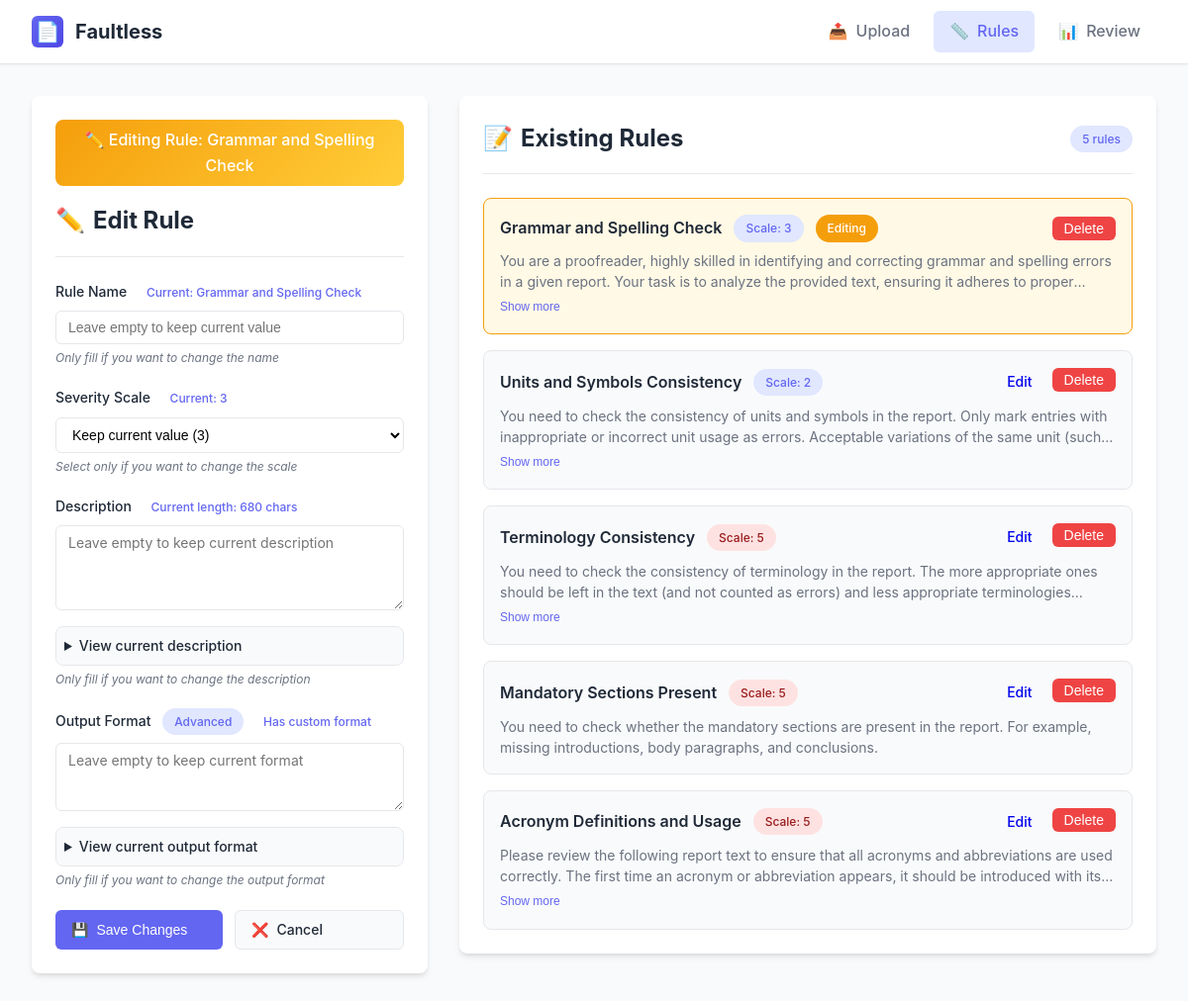
The page /rule/edit/1/ on the database its author committed.
### faultless/models.py (models this page shows, shortened)
class Rules(models.Model):
    id = models.AutoField(primary_key=True)
    name = models.CharField(max_length=30)
    scale = models.IntegerField()
    description = models.TextField()
    def default_output_format():
        data = {
            'matches': [
                {
                    'error_type': 'error name(only use the name i gave you)',
                    'message': 'simple description of the error and how to correct it',
                    'original': 'the error word or phrase or sentence(depend on different type of error)',
                    'occurrence_index': 'occurrence times of the error',
                },
            ]
        }
        return data
    output_format = models.JSONField(default=default_output_format)

### faultless/views.py (the view, shortened to what this page needs)
# urls.py: path('rule/edit/<int:rule_id>/', edit_rule, name='edit_rule'),
def edit_rule(request, rule_id):
    rule = get_object_or_404(Rules, pk=rule_id)
    data = Rules.objects.all().values()
    context = {"allrules": data, "editing_rule": rule, "is_editing": True}
    return render(request, "faultless/rule.html", context)

### faultless/templates/faultless/rule.html (shortened to what this page needs)
{% load static %}
{% load widget_tweaks %}
<!DOCTYPE html>
<html lang="en">
<head>
    <link rel="stylesheet" href="{% static 'css/styles.css' %}">
</head>
<body>
    <nav class="navbar">
        <div class="navbar-content">
            <a href="{% url 'file_manager' %}" class="navbar-brand">
                <div class="navbar-brand-icon">📄</div>
                <span>Faultless</span>
            </a>
            <div class="navbar-nav" id="navbarNav">
                <a href="{% url 'file_manager' %}" class="nav-link">
                    <span>📤</span> Upload
                </a>
                <a href="{% url 'get_rule' %}" class="nav-link active">
                    <span>📏</span> Rules
                </a>
                <a href="{% url 'view_details' %}" class="nav-link">
                    <span>📊</span> Review
                </a>
            </div>
        </div>
    </nav>
    <div class="container">
        <div class="rules-grid">
            <div class="card form-card">
                {% if is_editing %}
                <div class="form-mode-indicator">
                    <span>✏️</span> Editing Rule: {{ editing_rule.name }}
                </div>
                {% endif %}
                <div class="card-header">
                    <h2 class="card-title">
                        {% if is_editing %}
                            <span>✏️</span> Edit Rule
                        {% else %}
                            <span>➕</span> Add New Rule
                        {% endif %}
                    </h2>
                </div>
                {% if is_editing %}
                <form method="post">
                    <div class="form-group">
                        <label for="name" class="form-label">
                            Rule Name
                            <span class="current-value">Current: {{ editing_rule.name }}</span>
                        </label>
                        <input type="text" name="name" class="form-control{% if form.name.errors %} is-invalid{% endif %}" placeholder="Leave empty to keep current value">
                        <p class="form-hint">Only fill if you want to change the name</p>
                    </div>
                    <div class="form-group">
                        <label for="scale" class="form-label">
                            Severity Scale
                            <span class="current-value">Current: {{ editing_rule.scale }}</span>
                        </label>
                        <select name="scale" class="form-control{% if form.scale.errors %} is-invalid{% endif %}">
                            <option value="">Keep current value ({{ editing_rule.scale }})</option>
                        </select>
                        <p class="form-hint">Select only if you want to change the scale</p>
                    </div>
                    <div class="form-group">
                        <label for="description" class="form-label">
                            Description
                            <span class="current-value">Current length: {{ editing_rule.description|length }} chars</span>
                        </label>
                        <textarea name="description" class="form-control{% if form.description.errors %} is-invalid{% endif %}" rows="4" placeholder="Leave empty to keep current description"></textarea>
                        <details class="current-description">
                            <summary>View current description</summary>
                        </details>
                        <p class="form-hint">Only fill if you want to change the description</p>
                    </div>
                    <div class="form-group">
                        <label for="output_format" class="form-label">
                            Output Format
                            <span class="badge badge-primary" style="margin-left: 0.5rem;">Advanced</span>
                            {% if editing_rule.output_format %}
                                <span class="current-value">Has custom format</span>
                            {% else %}
                                <span class="current-value">Using default</span>
                            {% endif %}
                        </label>
                        <textarea name="output_format" class="form-control{% if form.output_format.errors %} is-invalid{% endif %}" rows="3" placeholder="Leave empty to keep current format"></textarea>
                        {% if editing_rule.output_format %}
                        <details class="current-format">
                            <summary>View current output format</summary>
                        </details>
                        {% endif %}
                        <p class="form-hint">Only fill if you want to change the output format</p>
                    </div>
                    <div class="form-actions">
                        <button type="submit" class="btn btn-primary">
                            <span>💾</span> Save Changes
                        </button>
                        <a href="{% url 'get_rule' %}" class="btn btn-cancel">
                            <span>❌</span> Cancel
                        </a>
                    </div>
                </form>
                {% endif %}
            </div>
            <div class="card">
                <div class="card-header">
                    <h2 class="card-title">
                        <span>📝</span> Existing Rules
                        <span class="badge badge-primary" style="margin-left: auto;">{{ allrules|length }} rules</span>
                    </h2>
                </div>
                {% if allrules %}
                <div class="rules-list">
                    {% for rule in allrules %}
                    <div class="rule-item {% if is_editing and editing_rule.id == rule.id %}editing{% endif %}">
                        <div class="rule-header">
                            <div class="rule-title-group">
                                <span class="rule-name">{{ rule.name }}</span>
                                <span class="badge {% if rule.scale >= 4 %}badge-danger{% elif rule.scale >= 2 %}badge-primary{% else %}badge-success{% endif %}">
                                    Scale: {{ rule.scale }}
                                </span>
                                {% if is_editing and editing_rule.id == rule.id %}
                                <span class="badge" style="background-color: var(--warning-color); color: white;">
                                    Editing
                                </span>
                                {% endif %}
                            </div>
                            <div class="rule-actions">
                                {% if not is_editing or editing_rule.id != rule.id %}
                                <a href="{% url 'edit_rule' rule.id %}" class="btn btn-secondary" style="padding: 0.25rem 0.75rem;">
                                    Edit
                                </a>
                                {% endif %}
                                <form method="post" style="margin: 0;">
                                    <button type="submit" class="btn btn-danger" style="padding: 0.25rem 0.75rem;">
                                        Delete
                                    </button>
                                </form>
                            </div>
                        </div>
                        <div class="rule-description-wrapper">
                            <p class="rule-description {% if rule.description|length > 150 %}collapsed{% endif %}" id="desc-{{ rule.id }}">
                                {{ rule.description }}
                            </p>
                            {% if rule.description|length > 150 %}
                            <button class="expand-btn" onclick="toggleDescription('{{ rule.id }}')">
                                <span id="btn-text-{{ rule.id }}">Show more</span>
                            </button>
                            {% endif %}
                        </div>
                    </div>
                    {% endfor %}
                </div>
                {% else %}
                <div class="empty-state">
                    <div class="empty-state-icon">📋</div>
                    <p>No rules defined yet.</p>
                    <p style="margin-top: 0.5rem;">Add your first rule to start proofreading!</p>
                </div>
                {% endif %}
            </div>
        </div>
    </div>
</body>
</html>

### static/css/styles.css (style rules this page uses)
:root { --primary-color: #6366f1; --primary-hover: #4f46e5; --primary-light: #e0e7ff; --success-color: #10b981; --success-hover: #059669; --danger-color: #ef4444; --danger-hover: #dc2626; --warning-color: #f59e0b; --text-primary: #1f2937; --text-secondary: #6b7280; --bg-primary: #ffffff; --bg-secondary: #f9fafb; --bg-tertiary: #f3f4f6; --border-color: #e5e7eb; --shadow-sm: 0 1px 2px 0 rgba(0, 0, 0, 0.05); --shadow-md: 0 4px 6px -1px rgba(0, 0, 0, 0.1), 0 2px 4px -1px rgba(0, 0, 0, 0.06); --shadow-lg: 0 10px 15px -3px rgba(0, 0, 0, 0.1), 0 4px 6px -2px rgba(0, 0, 0, 0.05); --border-radius: 0.5rem; }
* { margin: 0; padding: 0; box-sizing: border-box; }
body { font-family: -apple-system, BlinkMacSystemFont, 'Segoe UI', Roboto, 'Helvetica Neue', Arial, sans-serif; background-color: var(--bg-secondary); color: var(--text-primary); line-height: 1.6; }
.navbar { background-color: var(--bg-primary); border-bottom: 1px solid var(--border-color); position: sticky; top: 0; z-index: 1000; box-shadow: var(--shadow-sm); }
.navbar-content { max-width: 1280px; margin: 0 auto; padding: 0 2rem; display: flex; justify-content: space-between; align-items: center; height: 4rem; }
.navbar-brand { display: flex; align-items: center; gap: 0.75rem; font-size: 1.25rem; font-weight: 700; color: var(--text-primary); text-decoration: none; }
.navbar-brand-icon { width: 2rem; height: 2rem; background: linear-gradient(135deg, var(--primary-color), var(--primary-hover)); border-radius: 0.375rem; display: flex; align-items: center; justify-content: center; color: white; font-size: 1.25rem; }
.navbar-nav { display: flex; gap: 0.5rem; }
.nav-link { padding: 0.5rem 1rem; border-radius: 0.375rem; color: var(--text-secondary); text-decoration: none; font-weight: 500; transition: all 0.2s; display: flex; align-items: center; gap: 0.5rem; }
.nav-link.active { background-color: var(--primary-light); color: var(--primary-color); }
.container { max-width: 1280px; margin: 0 auto; padding: 2rem; }
.card { background-color: var(--bg-primary); border-radius: var(--border-radius); box-shadow: var(--shadow-md); padding: 1.5rem; margin-bottom: 1.5rem; }
.card-header { margin-bottom: 1.5rem; padding-bottom: 1rem; border-bottom: 1px solid var(--border-color); }
.card-title { font-size: 1.5rem; font-weight: 700; color: var(--text-primary); display: flex; align-items: center; gap: 0.5rem; }
.btn { padding: 0.5rem 1rem; border-radius: 0.375rem; border: none; font-weight: 500; cursor: pointer; transition: all 0.2s; display: inline-flex; align-items: center; gap: 0.5rem; text-decoration: none; font-size: 0.875rem; }
.btn-primary { background-color: var(--primary-color); color: white; }
.btn-danger { background-color: var(--danger-color); color: white; }
.form-group { margin-bottom: 1.25rem; }
.form-label { display: block; margin-bottom: 0.5rem; font-weight: 500; color: var(--text-primary); font-size: 0.875rem; }
.form-control { width: 100%; padding: 0.5rem 0.75rem; border: 1px solid var(--border-color); border-radius: 0.375rem; font-size: 0.875rem; transition: all 0.2s; background-color: var(--bg-primary); }
textarea.form-control { min-height: 20px; resize: vertical; font-family: inherit; }
.form-hint { font-size: 0.75rem; color: var(--text-secondary); margin-top: 0.5rem; }
.badge { display: inline-flex; align-items: center; padding: 0.25rem 0.75rem; border-radius: 9999px; font-size: 0.75rem; font-weight: 500; }
.badge-primary { background-color: var(--primary-light); color: var(--primary-color); }
.badge-danger { background-color: #fee2e2; color: #991b1b; }
.rule-header { display: flex; align-items: center; gap: 0.5rem; margin-bottom: 0.25rem; }
.rule-name { font-weight: 500; }
.rule-description { font-size: 0.875rem; color: var(--text-secondary); }

### rows shown on the page
Rules: name "Grammar and Spelling Check", scale "3", description|length "680", shows "Editing", description "You are a proofreader, highly skilled in identifying and correcting grammar and spelling errors in a given report. Your task is to analyze the provided text, ensuring it adheres to…"
Rules: name "Units and Symbols Consistency", scale "2", shows "Edit", description "You need to check the consistency of units and symbols in the report. Only mark entries with inappropriate or incorrect unit usage as errors. Acceptable variations of the same unit…"
Rules: name "Terminology Consistency", scale "5", shows "Edit", description "You need to check the consistency of terminology in the report. The more appropriate ones should be left in the text (and not counted as errors) and less appropriate…"
Rules: name "Mandatory Sections Present", scale "5", shows "Edit", description "You need to check whether the mandatory sections are present in the report. For example, missing introductions, body paragraphs, and conclusions."
Rules: name "Acronym Definitions and Usage", scale "5", shows "Edit", description "Please review the following report text to ensure that all acronyms and abbreviations are used correctly. The first time an acronym or abbreviation appears, it should be introduced with…"

### other values the page prints
{{ allrules|length }} "5"
